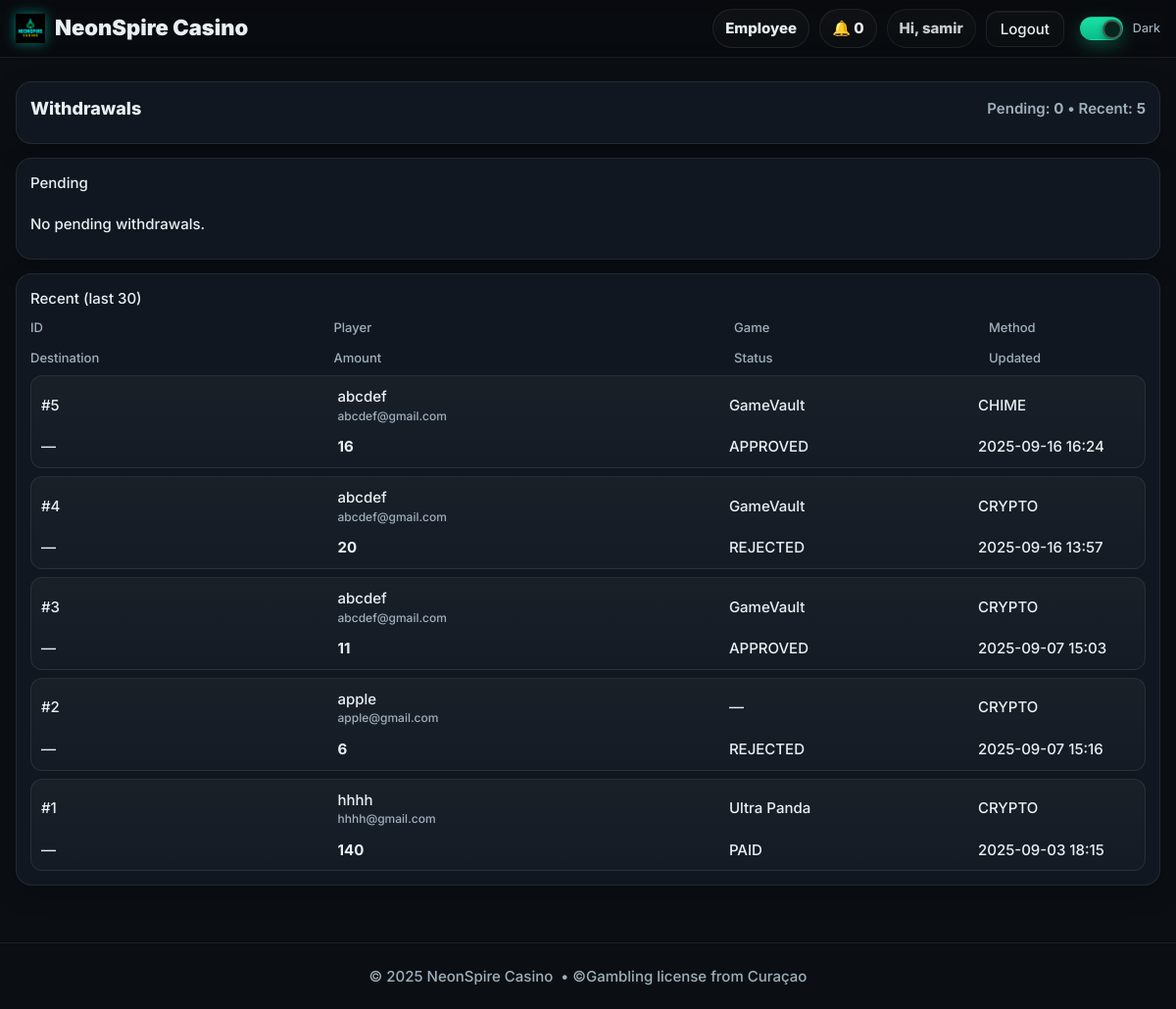
The page /employee/withdrawals (signed in) on the database as committed earlier.
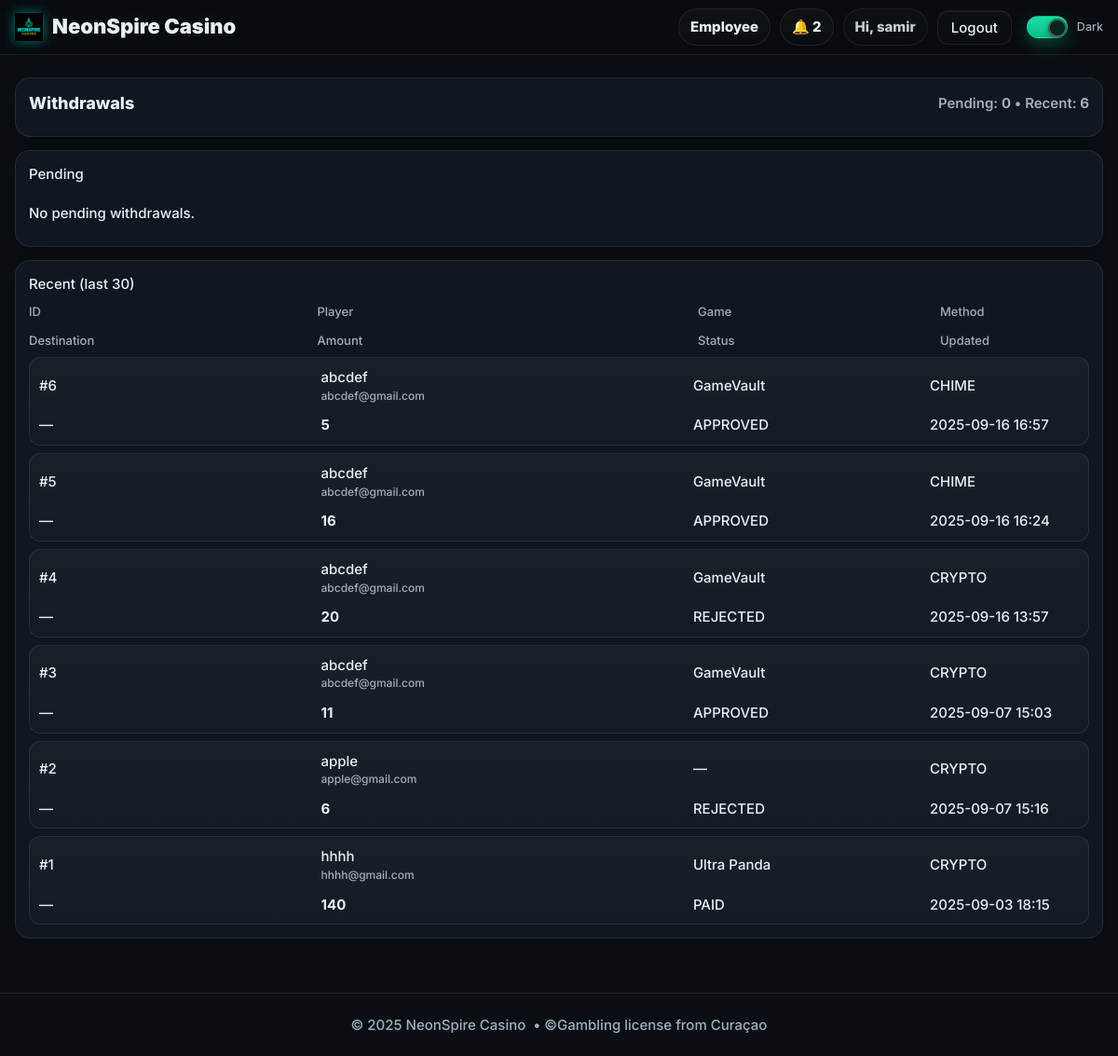
The same page on the database as committed later.
### models.py (models this page shows, shortened)
class User(db.Model, UserMixin):
    __tablename__ = "users"
    id = db.Column(db.Integer, primary_key=True)
    name = db.Column(db.String(120), nullable=False)
    email = db.Column(db.String(255), unique=True, nullable=False, index=True)
    mobile = db.Column(db.String(24), nullable=True, index=True)  # E.164
    password_hash = db.Column(db.String(255), nullable=False)
    role = db.Column(db.String(20), nullable=False, default="PLAYER")  # PLAYER | EMPLOYEE | ADMIN
    email_verified = db.Column(db.Boolean, default=False, index=True)
    email_verified_at = db.Column(db.DateTime, nullable=True)
    promo_seen = db.Column(db.Boolean, default=False, index=True)
    created_at = db.Column(db.DateTime, default=datetime.utcnow)

class WithdrawRequest(db.Model):
    __tablename__ = "withdraw_requests"
    id = db.Column(db.Integer, primary_key=True)
    user_id = db.Column(db.Integer, db.ForeignKey("users.id"), nullable=False, index=True)
    game_id = db.Column(db.Integer, db.ForeignKey("games.id"), nullable=True, index=True)
    amount = db.Column(db.Integer, nullable=False)
    status = db.Column(db.String(20), default="PENDING", index=True)  # PENDING | APPROVED | REJECTED | PAID
    method = db.Column(db.String(20), default="MANUAL")
    note = db.Column(db.String(300), default="")
    acted_by = db.Column(db.Integer, db.ForeignKey("users.id"), nullable=True)
    acted_at = db.Column(db.DateTime, nullable=True)
    created_at = db.Column(db.DateTime, default=datetime.utcnow)
    updated_at = db.Column(db.DateTime, default=datetime.utcnow, onupdate=datetime.utcnow)

class Game(db.Model):
    __tablename__ = "games"
    id = db.Column(db.Integer, primary_key=True)
    name = db.Column(db.String(120), nullable=False)
    description = db.Column(db.String(300), default="")
    icon_url = db.Column(db.String(500), default="")
    download_url = db.Column(db.String(500), nullable=False)
    backend_url = db.Column(db.String(500), nullable=True)
    is_active = db.Column(db.Boolean, default=True, index=True)
    created_at = db.Column(db.DateTime, default=datetime.utcnow)

### employee_bp.py (the view)
@employee_bp.get("/withdrawals")
@login_required
def withdrawals_list():
    pending = (
        WithdrawRequest.query.filter_by(status="PENDING")
        .order_by(WithdrawRequest.created_at.desc())
        .all()
    )
    recent = (
        WithdrawRequest.query.filter(WithdrawRequest.status != "PENDING")
        .order_by(WithdrawRequest.created_at.desc())
        .limit(30)
        .all()
    )
    users   = {u.id: u for u in User.query.all()}
    games   = {g.id: g for g in Game.query.all()}
    wallets = {w.user_id: w for w in PlayerBalance.query.all()}
    return render_template(
        "employee_withdrawals.html",
        page_title="Withdrawals",
        pending=pending,
        recent=recent,
        users=users,
        games=games,
        wallets=wallets,
    )

### employee_bp.py (called while the page is built)
@employee_bp.before_request
def require_employee():
    if not current_user.is_authenticated:
        return redirect(url_for("auth.login_get", next=url_for("employeebp.employee_home")))
    if current_user.role not in ("EMPLOYEE", "ADMIN"):
        return abort(403)

### templates/employee_withdrawals.html (shortened to what this page needs)
{% extends "base.html" %}
{% block content %}
<div class="shell">
  <div class="panel" style="margin-bottom:14px">
    <div class="panel-head" style="display:flex;align-items:center;justify-content:space-between;gap:12px">
      <div class="h3">Withdrawals</div>
      <div class="muted">
        Pending: <strong>{{ pending|length }}</strong> • Recent: <strong>{{ recent|length }}</strong>
      </div>
    </div>
  </div>
  <div class="panel">
    <div class="h4" style="margin-bottom:10px">Pending</div>
    {% if pending %}
      <div class="table">
        <div class="t-head">
          <div>ID</div>
          <div>Player</div>
          <div>Game</div>
          <div>Method</div>
          <div>Destination</div>
          <div>Amount</div>
          <div>Wallet</div>
          <div>Requested</div>
          <div>Actions</div>
        </div>
        {% for w in pending %}
          {% set user = users.get(w.user_id) %}
          {% set game = games.get(w.game_id) %}
          {% set wallet = wallets.get(w.user_id) %}
          <div class="t-row">
            <div class="mono">#{{ w.id }}</div>
            <div>
              <div class="strong">{{ (user.name or user.email) if user else ('User #' ~ w.user_id) }}</div>
              {% if user and user.email %}
                <div class="muted mono" style="font-size:12px">{{ user.email }}</div>
              {% endif %}
            </div>
            <div>{{ game.name if game else '—' }}</div>
            <div>
              <span class="badge">{{ (w.method or 'MANUAL')|upper }}</span>
              {% if w.status and w.status != 'PENDING' %}
                <span class="badge" style="margin-left:6px">{{ w.status }}</span>
              {% endif %}
            </div>
            <div class="mono" style="max-width:240px;overflow:hidden;text-overflow:ellipsis;white-space:nowrap">
              {{ w.address or w.handle or w.destination or '—' }}
            </div>
            <div class="mono"><strong>{{ w.amount or 0 }}</strong></div>
            <div class="mono">{{ wallet.balance if wallet else 0 }}</div>
            <div class="mono">{{ w.created_at.strftime('%Y-%m-%d %H:%M') if w.created_at else '—' }}</div>
            <div style="display:flex;gap:6px;align-items:center;flex-wrap:wrap">
              <form method="post" action="{{ url_for('employeebp.withdrawals_redeem', wd_id=w.id) }}"
                    onsubmit="return rowConfirm(this, 'Redeem on GameVault now?');">
                <button class="btn" type="submit">Redeem</button>
              </form>
              <form method="post" action="{{ url_for('employeebp.withdrawals_paid', wd_id=w.id) }}"
                    onsubmit="return rowConfirm(this, 'Mark as PAID and deduct wallet?');">
                <input class="input" type="number" name="tip_amount" placeholder="Tip"
                       style="width:84px" min="0" step="1">
                <button class="btn btn-primary" type="submit">Mark Paid</button>
              </form>
              <form method="post" action="{{ url_for('employeebp.withdrawals_reject', wd_id=w.id) }}"
                    onsubmit="return rowConfirm(this, 'Reject this withdrawal?');">
                <button class="btn btn-ghost" type="submit">Reject</button>
              </form>
            </div>
          </div>
        {% endfor %}
      </div>
    {% else %}
      <div class="empty">No pending withdrawals.</div>
    {% endif %}
  </div>
  <div class="panel" style="margin-top:14px">
    <div class="h4" style="margin-bottom:10px">Recent (last 30)</div>
    {% if recent %}
      <div class="table">
        <div class="t-head">
          <div>ID</div>
          <div>Player</div>
          <div>Game</div>
          <div>Method</div>
          <div>Destination</div>
          <div>Amount</div>
          <div>Status</div>
          <div>Updated</div>
        </div>
        {% for w in recent %}
          {% set user = users.get(w.user_id) %}
          {% set game = games.get(w.game_id) %}
          <div class="t-row">
            <div class="mono">#{{ w.id }}</div>
            <div>
              <div class="strong">{{ (user.name or user.email) if user else ('User #' ~ w.user_id) }}</div>
              {% if user and user.email %}
                <div class="muted mono" style="font-size:12px">{{ user.email }}</div>
              {% endif %}
            </div>
            <div>{{ game.name if game else '—' }}</div>
            <div><span class="badge">{{ (w.method or 'MANUAL')|upper }}</span></div>
            <div class="mono" style="max-width:260px;overflow:hidden;text-overflow:ellipsis;white-space:nowrap">
              {{ w.address or w.handle or w.destination or '—' }}
            </div>
            <div class="mono"><strong>{{ w.amount or 0 }}</strong></div>
            <div>
              {% if w.status == 'PAID' %}
                <span class="badge success">PAID</span>
              {% elif w.status == 'REJECTED' %}
                <span class="badge danger">REJECTED</span>
              {% elif w.status == 'APPROVED' %}
                <span class="badge">APPROVED</span>
              {% else %}
                <span class="badge">{{ w.status or '—' }}</span>
              {% endif %}
            </div>
            <div class="mono">
              {% if w.paid_at %}{{ w.paid_at.strftime('%Y-%m-%d %H:%M') }}
              {% else %}{{ w.updated_at.strftime('%Y-%m-%d %H:%M') if w.updated_at else (w.created_at.strftime('%Y-%m-%d %H:%M') if w.created_at else '—') }}
              {% endif %}
            </div>
          </div>
        {% endfor %}
      </div>
    {% else %}
      <div class="empty">No recent activity.</div>
    {% endif %}
  </div>
</div>
{% endblock %}

### templates/base.html (shortened to what this page needs)
<!DOCTYPE html>
<html lang="en" data-theme="dark">
<head>
  <link rel="stylesheet" href="{{ url_for('static', filename='css/styles.css') }}?v=dm2">
</head>
<body>
  <header class="nav" style="position:sticky;top:0;z-index:50;background:rgba(0,0,0,.25);backdrop-filter:blur(8px);border-bottom:1px solid var(--stroke)">
    <div class="shell nav-inner" style="display:flex;align-items:center;justify-content:space-between;height:58px">
      <a href="{{ url_for('short_bp.lob_short') }}" class="brand" aria-label="NeonSpire Casino">
        <img class="brand-logo" src="{{ url_for('static', filename='img/logo.png') }}" alt="NeonSpire Casino">
        <span class="brand-text">NeonSpire Casino</span>
      </a>
      <nav class="nav-links" style="display:flex;align-items:center;gap:10px">
        {% if current_user.is_authenticated %}
          {% if current_user.role == 'ADMIN' %}
            <a class="pill" href="{{ url_for('adminbp.admin_home') }}">Admin</a>
            <a class="pill" href="{{ url_for('adminbp.admin_players') }}">Players</a>
            <a class="pill" href="{{ url_for('adminbp.deposits_audit') }}">Deposits</a>
            <a class="pill" href="{{ url_for('adminbp.admin_users') }}">Employees</a>
          {% elif current_user.role == 'EMPLOYEE' %}
            <a class="pill" href="{{ url_for('employeebp.employee_home') }}">Employee</a>
          {% else %}
            <a class="pill" href="{{ url_for('short_bp.mylogin_clean') }}">My Logins</a>
          {% endif %}
          <a class="pill" href="{{ url_for('notifybp.list_notifications') }}">🔔 {{ unread_count or 0 }}</a>
          <span class="pill" style="pointer-events:none;opacity:.85">
            Hi, {{ current_user.name.split(' ')[0] if current_user.name else 'Player' }}
          </span>
          <a class="btn btn-ghost" href="{{ url_for('auth.logout') }}">Logout</a>
        {% else %}
          <a class="pill" href="{{ url_for('auth.login_get') }}">Login</a>
          <a class="btn btn-primary" href="{{ url_for('short_bp.reg_short') }}">Register</a>
        {% endif %}
        <label class="toggle" style="margin-left:6px">
          <span class="track"><span class="knob"></span></span>
          <span class="label">Dark</span>
        </label>
      </nav>
    </div>
  </header>
  <div class="hero-slot">
  </div>
  <main style="padding-bottom:20px">
    {% block content %}{% endblock %}
  </main>
  <footer class="shell footer"
          style="height:68px;border-top:1px solid var(--stroke);margin-top:24px;
                 display:flex;align-items:center;justify-content:center;">
    © {{ 2025 }} NeonSpire Casino &nbsp;•&nbsp;
    <span class="muted">©Gambling license from Curaçao </span>
  </footer>
</body>
</html>

### static/css/styles.css (style rules this page uses)
:root { --bg:#0b0f14; --panel:#111720; --panel-2:#0f151d; --text:#e9f0f4; --muted:#9fb0bd; --brand:#19e1a5; --brand-2:#0bbd8a; --stroke:rgba(255,255,255,.08); --chip:#0f1c27; --shadow:0 8px 24px rgba(0,0,0,.28); }
* { box-sizing:border-box }
html,body { margin:0;background:var(--bg);color:var(--text); font:500 15px/1.45 Inter,system-ui,-apple-system,Segoe UI,Roboto,Arial; -webkit-font-smoothing:antialiased; -moz-osx-font-smoothing:grayscale; text-rendering:optimizeLegibility; }
a { color:inherit;text-decoration:none }
img { max-width:100%;display:block }
.h3 { font-weight:800;font-size:18px }
.muted { color:var(--muted) }
.shell { max-width:1220px;margin:0 auto;padding:0 16px }
.nav { backdrop-filter: blur(8px); border-bottom:1px solid var(--stroke) }
.nav-inner { display:flex;align-items:center;justify-content:space-between;height:58px }
.brand { display:flex;gap:10px;align-items:center;font-weight:900 }
.nav-links { display:flex;align-items:center;gap:10px }
.pill { display:inline-flex;align-items:center;justify-content:center; padding:8px 12px;border-radius:999px;border:1px solid var(--stroke); background:linear-gradient(180deg,rgba(255,255,255,.03),rgba(255,255,255,.01)); font-weight:800; }
.btn,.btn-mini,.btn-auth,.btn-auth-primary { display:inline-flex;align-items:center;justify-content:center;gap:8px; text-align:center; line-height:1; position:relative; overflow:hidden; white-space:nowrap; }
.btn { border:1px solid var(--stroke); background:linear-gradient(180deg,rgba(255,255,255,.04),rgba(255,255,255,.02)); color:var(--text);padding:10px 14px;border-radius:12px; box-shadow:0 1px 0 rgba(255,255,255,.05) inset; transition:filter .15s ease, transform .06s ease; }
.btn-ghost { background:linear-gradient(180deg,rgba(255,255,255,.02),rgba(255,255,255,.01)) }
.panel { background:var(--panel);border:1px solid var(--stroke);border-radius:16px;padding:14px;margin-bottom:14px;box-shadow:var(--shadow) }
.panel-head { display:flex;justify-content:space-between;align-items:center;margin-bottom:8px }
.footer { display:flex;align-items:center;justify-content:center;color:var(--muted) }
.table { display:grid;gap:8px }
.t-head,.t-row { display:grid;grid-template-columns:1.2fr 1.6fr 1fr 160px;gap:12px;align-items:center }
.t-head { color:var(--muted);font-size:13px }
.t-row { padding:10px;border:1px solid var(--stroke);border-radius:12px;background:linear-gradient(180deg,rgba(255,255,255,.04),rgba(255,255,255,.02)) }
.empty { padding:10px 0 }
html,body { width:100% !important;max-width:100% !important;overflow-x:hidden !important; }
.shell,.nav,.nav-inner,.panel,section,aside,.rail-card,.player-grid,.game-grid,.game-card,.game-media,.game-actions,.btn-grid { max-width:100% !important; }
.player-grid > *, .game-grid > *, .game-card > *, .btn-grid > *, .panel > * { min-width:0 !important; }
[style*="width:"] { max-width:100% !important; }
.toggle { display:inline-flex; align-items:center; gap:10px; cursor:pointer; }
.toggle .track { position:relative; width:44px; height:24px; border-radius:999px; background:rgba(255,255,255,.10); border:1px solid var(--stroke); transition:background .22s ease, border-color .22s ease, box-shadow .22s ease; }
.toggle .knob { position:absolute; top:2px; left:2px; width:20px; height:20px; border-radius:50%; background:#ffffff; box-shadow:0 2px 6px rgba(0,0,0,.35); transform:translateX(0); transition:transform .22s ease, background .22s ease, box-shadow .22s ease; }
.toggle input:checked + .track { background:linear-gradient(180deg,var(--brand),var(--brand-2)); border-color:transparent; box-shadow:0 6px 16px rgba(25,225,165,.28); }
.toggle input:checked + .track .knob { transform:translateX(20px); background:#06261c; box-shadow:0 2px 6px rgba(0,0,0,.4), inset 0 0 0 2px rgba(255,255,255,.25); }
.toggle .label { font-size:12.5px; color:var(--muted); user-select:none; }
.panel .panel-head .muted { color:var(--muted); font-weight:600; }

### templates/base.html (style rules this page uses)
.brand { display:flex; gap:10px; align-items:center; text-decoration:none; color:inherit; font-weight:900; font-size:22px }
.brand-logo { height:30px; width:auto; display:block; filter: drop-shadow(0 0 6px rgba(0,255,233,.45)); }
.hero-slot { position:relative; z-index:2; padding-top:12px; }
header.nav { overflow:visible; }

Rows that differ between the two databases and show on the page:
added WithdrawRequest: id "6", {{ (user.name or user.email) if user else ('User #' ~ w.user_id) }} "abcdef", {{ user.email }} "abcdef@gmail.com", {{ game.name if game else '—' }} "GameVault", method "CHIME", address "—", amount "5", status "APPROVED", updated_at "2025-09-16 16:57"
Other text that changed with them:
{{ unread_count or 0 }}: "0" → "2"
{{ recent|length }}: "5" → "6"
